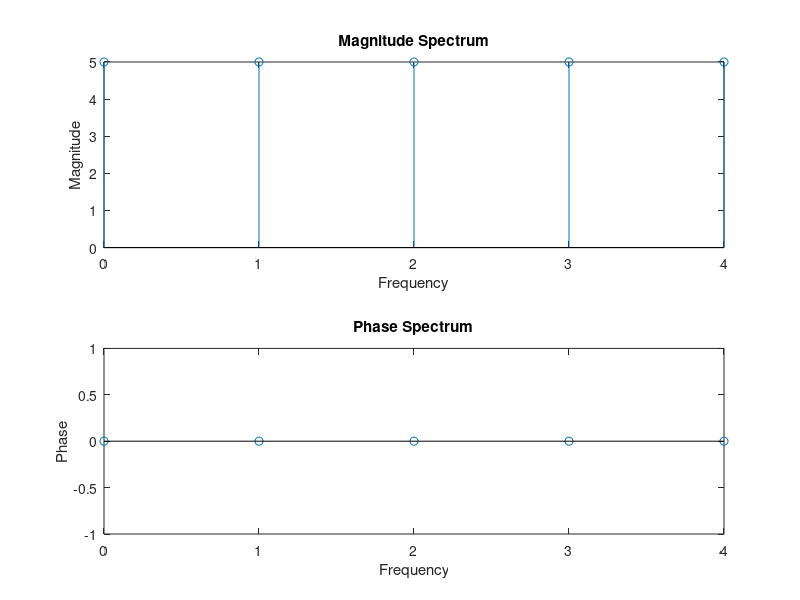

MATLAB code for this plot:
% DFT
clc;
clear;
close all;
x = input("Enter the Sequence");
N = input("Enter the value for N point DFT");
L = length(x);
if N>=L
    x_new = [x, zeros(1,N-L)]; %zero padding
X = [zeros(1,N)]; %Creating N columns of 0 for initialising

for k = 0:N-1
    for n = 0:N-1
        X(k+1) = X(k+1) + x_new(n+1).*exp(-1i*2*pi*k*n/N); %Equation for DFT
    end
end
disp("DFT without inbuilt function:");
disp(round(X));
disp("DFT using FFT:");
y = fft(x_new, N);
disp(round(y));

mag = abs(X);
subplot(2,1,1);
stem(0:N-1, mag);
title('Magnitude Spectrum');
xlabel('Frequency');
ylabel('Magnitude');

phase = angle(X);
subplot(2,1,2);
stem(0:N-1, phase);
title('Phase Spectrum');
xlabel('Frequency');
ylabel('Phase')

else 
    disp('DFT cannot be calculated');
end